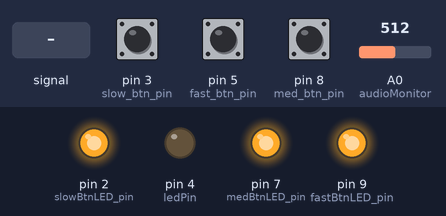
Simulated run of this sketch. Board: Arduino Uno, built with avr-gcc and run on an emulated ATmega328P. Parts: output pins drawn as LEDs (lit = HIGH). The inputs (shaded band) are chosen by the test bench; at power-on: pin 8 (med_btn_pin) HIGH, pin 3 (slow_btn_pin) HIGH, pin 5 (fast_btn_pin) HIGH, A0 (audioMonitor) = 512. The audio player accepts every command and is not drawn; what the sketch prints to the serial monitor is not drawn.

Above: at 4.9 s.
5.0 s: A0 (audioMonitor) fed a 200 Hz sine of ±81 counts around its level
8.0 s: pin 8 (med_btn_pin) pulled LOW for 0.15 s
At 8.8 s:
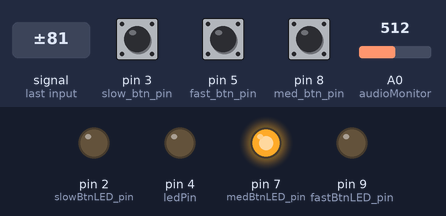
11.0 s: pin 3 (slow_btn_pin) pulled LOW for 0.15 s
At 11.7 s:
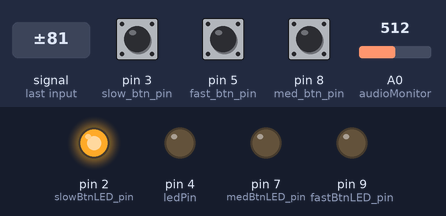
14.1 s: pin 5 (fast_btn_pin) pulled LOW for 0.15 s
At 14.8 s:
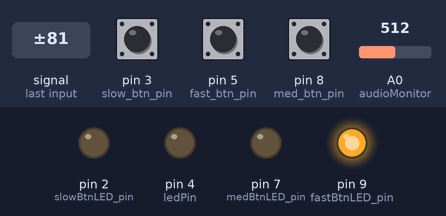
17.1 s: pin 3 (slow_btn_pin) pulled LOW for 1 s
At 19.06 s:
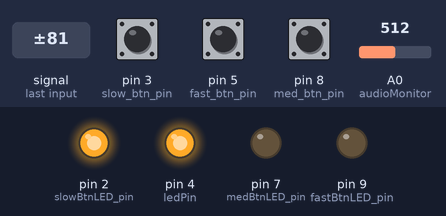
Timing chart, 0 to 34.9 s (numbered marks = the images above; inputs shaded):
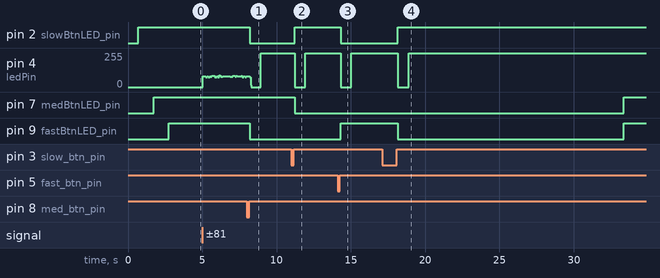

Measured:
- after the input at 8.0 s, pin 2 (slowBtnLED_pin), pin 9 (fastBtnLED_pin): HIGH → LOW after 0.21 s
- after the input at 11.0 s, pin 2 (slowBtnLED_pin): LOW → HIGH after 0.21 s; pin 4 (ledPin): 255/255 → 0/255 after 0.21 s, → 255/255 0.73 s later; pin 7 (medBtnLED_pin): HIGH → LOW after 0.21 s
- after the input at 14.1 s, pin 2 (slowBtnLED_pin): HIGH → LOW after 0.21 s; pin 4 (ledPin): 255/255 → 0/255 after 0.21 s, → 255/255 0.73 s later; pin 9 (fastBtnLED_pin): LOW → HIGH after 0.21 s
- after the input at 17.1 s, pin 2 (slowBtnLED_pin): LOW → HIGH after 1.1 s instead of 12.4 s; pin 4 (ledPin): 255/255 → 0/255 after 1.1 s, → 255/255 0.73 s later; pin 7 (medBtnLED_pin): LOW → HIGH after 16.3 s instead of 12.4 s; pin 9 (fastBtnLED_pin): HIGH → LOW after 1.1 s, → HIGH 15.2 s later

The sketch:

Heart-Pacer.ino
```cpp
//written by Joe Meyer, Fab III at the Science Museum of MN
//Created 4/31/2019 for Gateway to Science in Bismarck, ND

#include "Button.h"
#include "DFPlayerMini_Fast.h"
#include <SoftwareSerial.h>

#define slow_btn_pin 3
#define med_btn_pin 8
#define fast_btn_pin 5
#define softSerialRX 10
#define softSerialTX 11
#define audioMonitor 14 //one channel of the DFplayer speaker driver output.
#define ledPin 4 //pin that turns on a fet for pulse light
#define slowBtnLED_pin 2
#define medBtnLED_pin 7
#define fastBtnLED_pin 9

Button Slow_Btn;
Button Med_Btn;
Button Fast_Btn;

DFPlayerMini_Fast DFplayer;  // create audio player "DFplayer"
SoftwareSerial mySerial(softSerialRX, softSerialTX); // open software serial

int heartSpeed = 0;
int audioRead =0;
bool is_playing = 0;
int pulseThreshold = 560;
int beatDuration = 0;
unsigned long prevPulseMillis = 0;
unsigned long currentMillis =0;
unsigned long lastPressMillis=0;
unsigned long timeOut = 15000;  // time in milliseconds to play heartbeat before timing out.
int ledState =0;

void setup() {

  Serial.begin(9600);
  mySerial.begin(9600);

  pinMode(slowBtnLED_pin, OUTPUT);
  pinMode(medBtnLED_pin, OUTPUT);
  pinMode(fastBtnLED_pin, OUTPUT);
  pinMode(ledPin, OUTPUT);
  pinMode(audioMonitor, INPUT);

  Slow_Btn.setup(slow_btn_pin, [](int state){
    if (!state){
      Serial.println("beat: Slow");
      heartSpeed = 1;
      beatDuration = 350; // length of time in audio clip from start of lub and end of dub
      turnOffButtonLEDs();
      digitalWrite(slowBtnLED_pin,HIGH);
    }

  }, 60);
  Med_Btn.setup(med_btn_pin, [](int state){
    if (!state){
      Serial.println("beat: medium");
      heartSpeed = 2;
      beatDuration = 250; // length of time in audio clip from start of lub and end of dub
      turnOffButtonLEDs();
      digitalWrite(medBtnLED_pin,HIGH);
    }
  }, 60);
  Fast_Btn.setup(fast_btn_pin, [](int state){
    if (!state){
      Serial.println("beat: fast");
      heartSpeed = 3;
      beatDuration = 190; // length of time in audio clip from start of lub and end of dub
      turnOffButtonLEDs();
      digitalWrite(fastBtnLED_pin,HIGH);
    }
  }, 60);

  DFplayer.begin(mySerial);
  DFplayer.volume(25); // max volume is 30
  delay(150);

  Serial.println("SMM Heart Pacer");

  //On startup, play through the 3 heartbeat clips.
  DFplayer.play(1); // play slow beat 70 bpm
  digitalWrite(slowBtnLED_pin,HIGH);
  delay(1000); // wait for clip to play
  DFplayer.play(2); // play med beat 105 bpm
  digitalWrite(medBtnLED_pin,HIGH);
  delay(1000);
  DFplayer.play(3); // play fast beat 140 bpm
  digitalWrite(fastBtnLED_pin,HIGH);
  delay(1000);
  heartSpeed = 0;
}

void loop() {
  currentMillis = millis();
  audioRead = analogRead(audioMonitor);

  if (heartSpeed>0){
    digitalWrite(ledPin, LOW);
    ledState = 0;
    Serial.println(heartSpeed);
    DFplayer.pause();
    delay(500); // prevents button mashing and provides a pause in beats during tempo change.
    DFplayer.loop(heartSpeed);
    delay(200);
    is_playing = 1;
    heartSpeed = 0;
    lastPressMillis = currentMillis;
  }

  if ((audioRead > pulseThreshold) && (ledState == 0)){ // if a beat is detected on the audio and light is off.
    Serial.print("0");
    digitalWrite(ledPin,HIGH);   // turn on pace LED
    prevPulseMillis = currentMillis;
    ledState = 1;
  }

  if (((currentMillis - prevPulseMillis) > beatDuration) && (ledState ==1)){   // if led has been on for lub and dub
    Serial.print("1");
    digitalWrite(ledPin,LOW);
    ledState =0;
  }

  if (((currentMillis - lastPressMillis) > timeOut) && (is_playing == 1)){
    Serial.print("timed out");
    DFplayer.pause();
    delay(200);
    is_playing = 0;
    // turn all heart speed buttons on to invite new interaction.
    digitalWrite(slowBtnLED_pin,HIGH);
    digitalWrite(medBtnLED_pin,HIGH);
    digitalWrite(fastBtnLED_pin,HIGH);
  }

  Slow_Btn.idle();
  Med_Btn.idle();
  Fast_Btn.idle();
}

void turnOffButtonLEDs(){  // function to reset heart speed button lights.
  digitalWrite(slowBtnLED_pin,LOW);
  digitalWrite(medBtnLED_pin,LOW);
  digitalWrite(fastBtnLED_pin,LOW);
}
```

Button.h
```cpp
#include "arduino.h"

class Button {
public:
  bool state;
  bool fired;
  bool lastFired;
  unsigned long debounceTimer;
  int debounce;
  int pin;
  void (*callback)(int state);

  Button(){
  }

  void setup(int p, void (*CB)(int), unsigned long time = 20) {
    callback = CB;
    pin = p;
    pinMode(p, INPUT_PULLUP);
    debounceTimer = 0;
    debounce = time;
    lastFired = state = fired = true;
  }

  void idle(){
    if(digitalRead(pin) != state){
      state = !state;
      fired = !state;
      debounceTimer = millis() + debounce;
    }

    if(debounceTimer < millis() && state != fired && lastFired != state){
      lastFired = fired = state;
      callback(!state);
    }
  }
};
```
